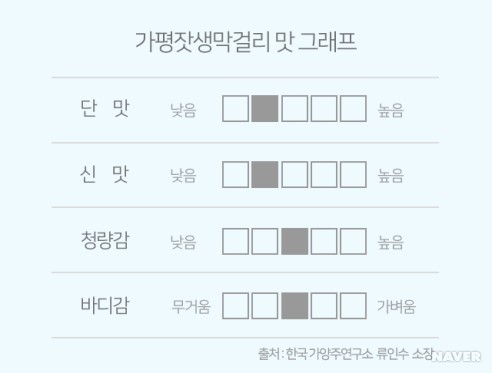
#> input picture data/Naver/img/img_가평잣막걸리그래프이미지datafontimag.png, 492 x 373 px, given in place of img_희양산막걸리15그래프이미지1datafonti.png, which was not available; the run also reads 1 picture not shown here
$ jupyter execute --allow-errors Naver_Wiki_crawler.ipynb   (shell and % lines are left out)   (text cells are left out)
#> lines starting #> are read from the running program, lines starting #| are printed output that depends on the picture; after the words box and inside, x2 and y2 are one past the last pixel; in counts of white or black regions, pixels touching at a corner belong together; pictures that were not available may be replaced by others from this repository, and a replacement may not be noted
[cell 1]
import requests
from bs4 import BeautifulSoup
import re
import urllib
import os
import time
import pandas as pd
import numpy as np

[cell 2]
url = f'https://terms.naver.com/list.naver?cid=42726&categoryId=58635&so=date.dsc&viewType=&categoryType=&page={1}'
#> (the rest of this cell did not finish here and is left out)

[cell 3]
list_docID=[]
list_info=[]
#Image List
#> (the rest of this cell did not finish here and is left out)

[cell 4]
for docID in (list_docID):
    url = f'https://terms.naver.com/entry.naver?docId={docID}&cid=42726&categoryId=58635'
    resp = requests.get(url)
    html = BeautifulSoup(resp.text,'html.parser')
    #차단 막는 코드. 랜덤으로 시간차 준다.
    seed = np.random.randint(100)
    np.random.seed(seed)
    a = np.random.randint(5)
    time.sleep(a)
        # 이미지 url 따온 뒤 저장.
    for item in (html.select('img')):
        item2 = str(item)    # 이미지 태그에 class명 없으므로, alt = '제품명_그래프이미지(맛그래프)' 인 것 골라내기 위해 우선 문자열로 전환

        if ('그래프이미지' in item2):
            name = re.sub('[^A-Za-z0-9가-힣]', '', item2)[6:30]    # 저장 파일명에 alt의 제품명을 살리기 위해 특문 제거 후 제품명 시작부분부터 30글자만
            urllib.request.urlretrieve(item.attrs['src'], f'img_{name}.png')
        elif ('맛그래프' in item2):
            name = re.sub('[^A-Za-z0-9가-힣]', '', item2)[6:30]
            urllib.request.urlretrieve(item.attrs['src'], f'img_{name}.png')    # ulrretrieve(저장할이미지url, 경로(이름))

        else:
            pass

[cell 5]
os.environ['GOOGLE_APPLICATION_CREDENTIALS'] = '/workspace/CODE/DataEng/FeelFlask/data/Naver/dataeng-hw2-822c694aeed1.json'

[cell 6]
import glob
output = glob.glob('img/img_*.png')

[cell 7]
import io
import os
from tqdm import tqdm
from google.cloud import vision

[cell 8]
liq_list = []

for i in tqdm(output): #File iter
    path = f'{i}'

    client = vision.ImageAnnotatorClient()

    # Loads the image into memory
    with io.open(path, 'rb') as image_file:
        content = image_file.read()
        image = vision.Image(content=content)
        # Performs text detection on the image file
        response = client.text_detection(image=image)
        texts = response.text_annotations
    liq = []
    for text in texts:
        content = text.description
        content = content.split('\n')[0]
        liq.append(content)
    liq_list.append(liq)
print(liq_list)

[cell 9]
import pandas as pd
df = pd.DataFrame(liq_list)

df.to_csv('name_feature.csv')

[cell 10]
df.loc[0]

[cell 11]
# 이미지 전처리 -> 이미지 흑백 전환 -> 사각형 경계 명확히
# 사각형 위치, 크기 식별
# 객체 인식
# 사각형 정량화
# 데이터 추출
import cv2
import numpy as np
from matplotlib import pyplot as plt

# Load the image from file system
image_path = 'img/img_희양산막걸리15그래프이미지1datafonti.png'
image = cv2.imread(image_path)
#> image is the input picture: shape (373, 492, 3); mean B, G, R 248.3, 244.5, 234.1

# Convert to grayscale
gray_image = cv2.cvtColor(image, cv2.COLOR_BGR2GRAY)

# Binarize the image - we are looking for gray squares which should be lighter than the background but darker than white
_, binary_image = cv2.threshold(gray_image, 128, 255, cv2.THRESH_BINARY_INV)
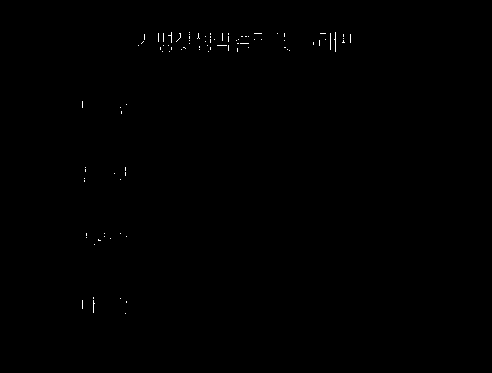
#> binary_image: shape (373, 492); 0.17% white in thin lines or dots, all inside (x1, y1, x2, y2) = (82, 32, 351, 314)

# Find contours
contours, _ = cv2.findContours(binary_image, cv2.RETR_EXTERNAL, cv2.CHAIN_APPROX_SIMPLE)
#> contours = 92 contours, all with area under 20

# Filter out small contours that are not our squares
squares = [cnt for cnt in contours if cv2.contourArea(cnt) > 200]
#> squares = []

# Create an empty list to store the center points of the squares
square_centers = []

# Find the center point of each square and store it in the list
for sq in squares:
    M = cv2.moments(sq)
    if M['m00'] != 0:
        cX = int(M['m10'] / M['m00'])
        cY = int(M['m01'] / M['m00'])
        square_centers.append((cX, cY))
#> this loop made 0 passes
#> after the loop, square_centers = []

# Show the binarized image and the center points of the squares
plt.imshow(binary_image, cmap='gray')
for center in square_centers:
    plt.scatter(center[0], center[1], c='red', s=10)
plt.show()

# Return the number of squares which will help us understand the counts for each parameter
len(squares)
#> Out = 0

[cell 12]
import numpy as np

# Convert image to grayscale
image_path = 'img/img_희양산막걸리15그래프이미지1datafonti.png'
#> (the rest of this cell did not finish here and is left out)

[cell 13]
import cv2
import numpy as np

# Load the image
image_path = 'img/img_희양산막걸리15그래프이미지1datafonti.png'
image = cv2.imread(image_path)

# Check if image is loaded
if image is None:
    raise Exception("Image not found or path is incorrect")

# Convert the image to grayscale
gray_image = cv2.cvtColor(image, cv2.COLOR_BGR2GRAY)

# We will apply a range of thresholds to find gray, assuming gray is neither too close to black nor to white
# We'll need to adjust these values based on the actual image
lower_gray = np.array([100])  # Lower bound of gray color
upper_gray = np.array([200])  # Upper bound of gray color

# Create a mask to only select the parts of the image within the gray range
gray_mask = cv2.inRange(gray_image, lower_gray, upper_gray)
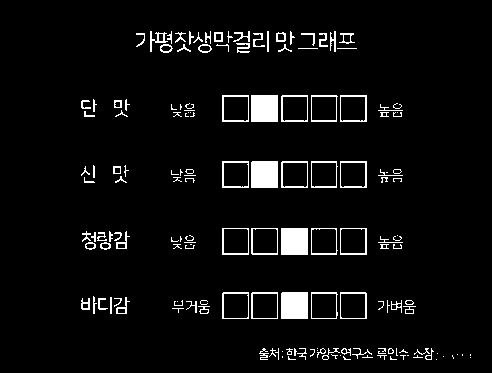
#> gray_mask: shape (373, 492); 4.9% white; 160 white regions (62 under 20 px)

# Find contours on the mask
contours, _ = cv2.findContours(gray_mask, cv2.RETR_EXTERNAL, cv2.CHAIN_APPROX_SIMPLE)
#> contours = 160 contours, 104 with area under 20; largest, box (x1, y1, x2, y2) and area: (340, 228, 367, 255) 676, (281, 228, 308, 255) 676, (222, 228, 249, 255) 676, (340, 161, 367, 188) 676, (222, 161, 249, 188) 676

# Draw bounding boxes around the detected gray boxes in the original image
for cnt in contours:
    x, y, w, h = cv2.boundingRect(cnt)
    cv2.rectangle(image, (x, y), (x + w, y + h), (0, 255, 0), 2)
#> this loop made 160 passes
#> (x, y, w, h) on passes 1 to 3: (436, 359, 1, 1), (470, 357, 1, 1), (443, 356, 1, 1)
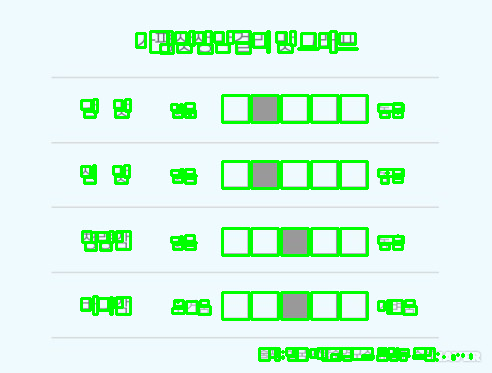
#> image: shape (373, 492, 3); 9.11% of pixels changed, all inside (x1, y1, x2, y2) = (80, 30, 473, 362)

# Save the result
output_path = 'detected_gray_boxes.png'
cv2.imwrite(output_path, image)

# Output the path to the processed image and the count of detected gray boxes
# output_path,
len(contours)
#> Out = 160

[cell 14]
area = []
for contour in contours:
    area.append(cv2.contourArea(contour))
#> this loop made 160 passes
#> contour on passes 1 to 3: [[436, 359]], [[470, 357]], [[443, 356]]
#> after the loop, area = 160 values, max 676 at index 82, min 0 at index 0, mean 96.72
area.sort()

[cell 15]
from matplotlib import pyplot as plt
# Function to filter contours based on size
def filter_contours_by_size(contours, size_threshold):
    filtered_contours = []
    for contour in contours:
        area = cv2.contourArea(contour)
        if area > size_threshold[0] and area < size_threshold[1]:
            filtered_contours.append(contour)
    return filtered_contours

size_threshold = (600, 1200)  # Placeholder values, to be refined


# image_path = 'img/img_희양산막걸리15그래프이미지1datafonti.png'
image_path = '/workspace/CODE/DataEng/FeelFlask/data/Naver/img/img_한산소곡주생주맛그래프datafontimage.png'


image = cv2.imread(image_path)
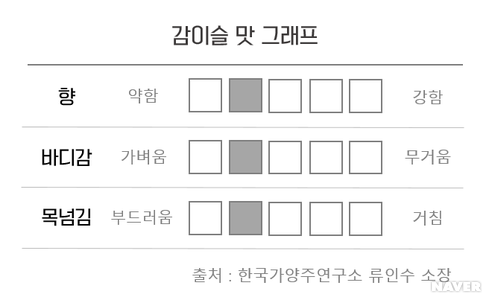
#> input picture data/Naver/img/img_감이슬맛그래프datafontimagefals.png, 492 x 303 px, given in place of img_한산소곡주생주맛그래프datafontimage.png, which was not available
#> image is the input picture: shape (303, 492, 3); mean B, G, R 245.7, 245.7, 245.7
# Convert the image to grayscale
gray_image = cv2.cvtColor(image, cv2.COLOR_BGR2GRAY)
#> gray_image: shape (303, 492)

# We will apply a range of thresholds to find gray, assuming gray is neither too close to black nor to white
# We'll need to adjust these values based on the actual image
lower_gray = np.array([100])  # Lower bound of gray color
upper_gray = np.array([200])  # Upper bound of gray color

# Create a mask to only select the parts of the image within the gray range
gray_mask = cv2.inRange(gray_image, lower_gray, upper_gray)
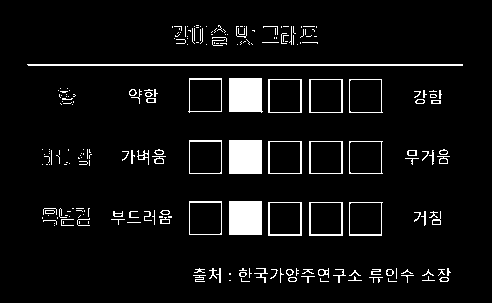
#> gray_mask: shape (303, 492); 6.1% white; 228 white regions (153 under 20 px)

# Find contours on the mask
contours, _ = cv2.findContours(gray_mask, cv2.RETR_EXTERNAL, cv2.CHAIN_APPROX_SIMPLE)
#> contours = 228 contours, 190 with area under 20; largest, box (x1, y1, x2, y2) and area: (309, 202, 343, 236) 1089, (268, 202, 302, 236) 1089, (309, 79, 343, 113) 1089, (268, 79, 302, 113) 1089, (229, 78, 263, 113) 1058
# Draw bounding boxes around the detected gray boxes in the original image
for cnt in contours:
    x, y, w, h = cv2.boundingRect(cnt)
    cv2.rectangle(image, (x, y), (x + w, y + h), (0, 255, 0), 2)
#> this loop made 228 passes
#> (x, y, w, h) on passes 2 to 4: (388, 278, 9, 4), (320, 278, 9, 4), (241, 278, 9, 4)
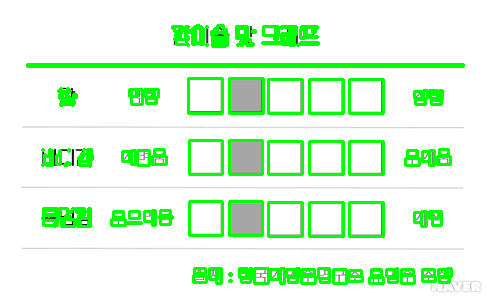
#> image: shape (303, 492, 3); 12.08% of pixels changed, all inside (x1, y1, x2, y2) = (26, 24, 465, 285)

# Save the result
output_path = 'detected_gray_boxes.png'
cv2.imwrite(output_path, image)


# Filter the contours by the size threshold
filtered_contours = filter_contours_by_size(contours, size_threshold)
#> the loop in filter_contours_by_size, `for contour in contours:` made 228 passes
#> area on passes 5, 7, 14: 31.5, 30, 24.5
#> after the loop in filter_contours_by_size, `for contour in contours:`: filtered_contours = 15 contours; largest, box (x1, y1, x2, y2) and area: (309, 202, 343, 236) 1089, (268, 202, 302, 236) 1089, (309, 79, 343, 113) 1089, (268, 79, 302, 113) 1089, (229, 78, 263, 113) 1058

Origin_image = cv2.imread(image_path)
# Draw bounding rectangles for the filtered contours
for cnt in filtered_contours:
    x, y, w, h = cv2.boundingRect(cnt)
    cv2.rectangle(Origin_image, (x, y), (x + w, y + h), (0, 255, 0), 3)
#> this loop made 15 passes
#> (cnt, x, y, w, h) on passes 2, 3, 4, 5, 7, 8, 9, 10, 12, 13: ([[309, 202], [309, 235], [342, 235], [342, 202]], 309, 202, 34, 34), ([[268, 202], [268, 235], [301, 235], [301, 202]], 268, 202, 34, 34), ([[229, 201], [229, 234], [261, 234], [261, 201]], 229, 201, 33, 34), ([[189, 201], [189, 234], [221, 234], [221, 201]], 189, 201, 33, 34), ([[309, 141], [309, 173], [342, 173], [342, 141]], 309, 141, 34, 33), ([[268, 141], [268, 173], [301, 173], [301, 141]], 268, 141, 34, 33), ([[229, 140], [229, 173], [261, 173], [261, 140]], 229, 140, 33, 34), ([[189, 140], [189, 173], [221, 173], [221, 140]], 189, 140, 33, 34), ([[309, 79], [309, 112], [342, 112], [342, 79]], 309, 79, 34, 34), ([[268, 79], [268, 112], [301, 112], [301, 79]], 268, 79, 34, 34)
#> (x, y, w, h) on passes 1, 6, 11, 14, 15: (349, 202, 34, 34), (349, 141, 34, 33), (349, 79, 34, 34), (229, 78, 34, 35), (188, 78, 34, 35)
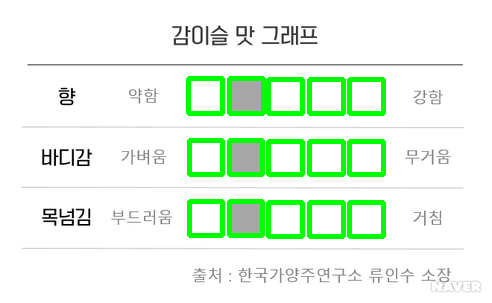
#> Origin_image: shape (303, 492, 3); 6.69% of pixels changed, all inside (x1, y1, x2, y2) = (186, 76, 386, 239)


# Save the result after filtering
filtered_output_path = 'filtered_detected_gray_boxes.png'
cv2.imwrite(filtered_output_path, Origin_image)

# Output the path to the processed image and the count of filtered gray boxes
filtered_output_path, len(filtered_contours)


Rect_list = []
for cnt in filtered_contours:
    x, y, w, h = cv2.boundingRect(cnt)# 좌상단 시작점 (x,y)와 w, h 를 표기하고 있음
    Rect_list.append(dict(x=x, y=y, w=w, h=h))
#> after the loop, Rect_list = 15 items
# y로 정렬
Rect_list.sort(key=lambda rect: rect['y'])

# 결과 리스트
sorted_groups = []

# 5개씩 묶어 각 그룹을 x로 정렬
for i in range(0, len(Rect_list), 5):
    group = Rect_list[i:i+5]  # 5개씩 슬라이싱
    group.sort(key=lambda rect: rect['x'])  # x로 정렬
    sorted_groups.append(group)  # 정렬된 그룹을 결과 리스트에 추가
#> this loop made 3 passes
#> i on passes 2 to 3: 5, 10
#> after the loop, sorted_groups = 3 items

# 완성된 Group별 Rect
# 마스크 생성
score_list =[]
for group_Rect in sorted_groups:
    list_sumpix = []
    for rect in group_Rect:
        x, y, w, h = rect['x'], rect['y'], rect['w'], rect['h']
        mask = np.zeros_like(gray_image)
        cv2.rectangle(mask, (x, y), (x + w, y + h), 255, -1)
        masked_pixels = cv2.bitwise_and(gray_image, gray_image, mask=mask)
        sum_pixels = np.sum(masked_pixels)
        # print(sum_pixels)
        list_sumpix.append(sum_pixels)
    score = np.argmin(list_sumpix)+1
    score_list.append(score)
    print(score)
#> this loop made 3 passes
#| 2
#| 2
#| 2
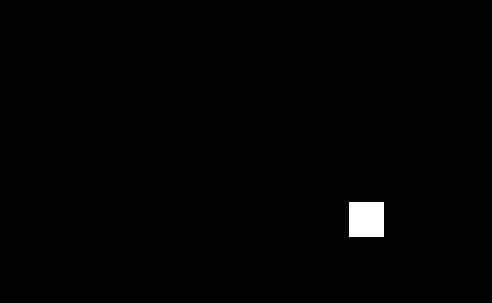
#> mask: shape (303, 492); 0.82% white; 1 white region, box (x1, y1, x2, y2) and area: (349, 202, 384, 237) 1225
#> after the loop, score_list = [2, 2, 2]

[cell 16]
from matplotlib import pyplot as plt

Rect_list = []
for cnt in filtered_contours:
    x, y, w, h = cv2.boundingRect(cnt)# 좌상단 시작점 (x,y)와 w, h 를 표기하고 있음
    Rect_list.append(dict(x=x, y=y, w=w, h=h))
#> this loop made 15 passes
#> cnt on passes 4, 5, 7, 8, 9, 10, 12, 13: [[229, 201], [229, 234], [261, 234], [261, 201]], [[189, 201], [189, 234], [221, 234], [221, 201]], [[309, 141], [309, 173], [342, 173], [342, 141]], [[268, 141], [268, 173], [301, 173], [301, 141]], [[229, 140], [229, 173], [261, 173], [261, 140]], [[189, 140], [189, 173], [221, 173], [221, 140]], [[309, 79], [309, 112], [342, 112], [342, 79]], [[268, 79], [268, 112], [301, 112], [301, 79]]
#> (cnt, x) on passes 2 to 3: ([[309, 202], [309, 235], [342, 235], [342, 202]], 309), ([[268, 202], [268, 235], [301, 235], [301, 202]], 268)
# y로 정렬
Rect_list.sort(key=lambda rect: rect['y'])

# 결과 리스트
sorted_groups = []

# 5개씩 묶어 각 그룹을 x로 정렬
for i in range(0, len(Rect_list), 5):
    group = Rect_list[i:i+5]  # 5개씩 슬라이싱
    group.sort(key=lambda rect: rect['x'])  # x로 정렬
    sorted_groups.append(group)  # 정렬된 그룹을 결과 리스트에 추가

# 완성된 Group별 Rect
# 마스크 생성
for group_Rect in sorted_groups:
    list_sumpix = []
    for rect in group_Rect:
        x, y, w, h = rect['x'], rect['y'], rect['w'], rect['h']
        mask = np.zeros_like(gray_image)
        cv2.rectangle(mask, (x, y), (x + w, y + h), 255, -1)
        masked_pixels = cv2.bitwise_and(gray_image, gray_image, mask=mask)
        sum_pixels = np.sum(masked_pixels)
        # print(sum_pixels)
        list_sumpix.append(sum_pixels)
    score = np.argmin(list_sumpix)+1
    score_list.append(score)
    print(score)

[cell 17]
# y가 작을수록, x가 작을수록 좌 상단에 위치한다.
Origin_image = cv2.imread(image_path)
i=1
j=3
group_Rect = sorted_groups[i]
x=group_Rect[j]['x']
y=group_Rect[j]['y']
w=group_Rect[j]['w']
h=group_Rect[j]['h']
cv2.rectangle(Origin_image, (x, y), (x + w, y + h), (0, 255, 0), 3)
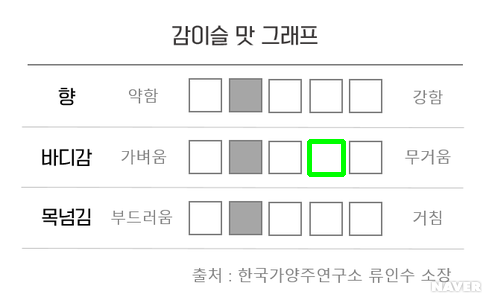
#> Origin_image: shape (303, 492, 3); 0.44% of pixels changed, all inside (x1, y1, x2, y2) = (307, 139, 346, 177)

plt.imshow(cv2.cvtColor(Origin_image, cv2.COLOR_BGR2RGB))

[cell 18]
gray = cv2.cvtColor(image, cv2.COLOR_BGR2GRAY)
score_list = []
if len(filtered_contours)%5 == 0:
    # 5개씩 묶어서 점수를 낸다.
    # 0,1,2,3,4/5,6,7,8,9/10,11,12,13,14
    iter_num = int(len(filtered_contours)/5)
    for iter_idx in range(iter_num):
        #0,1,2
        #contour별 평균 색상 값
        list_sumpix = []
        for i in range(5):
            filtered_contours[iter_idx*5+i]
            mask = np.zeros_like(gray)
            cv2.drawContours(mask, [filtered_contours[i]], -1, 255, -1)  # 마스크 내부를 흰색(255)으로 채움
            masked_pixels = cv2.bitwise_and(gray, gray, mask=mask)
            sum_pixels = np.sum(masked_pixels)
            list_sumpix.append(sum_pixels)
        score = np.argmin(list_sumpix)+1
        score_list.append(score)
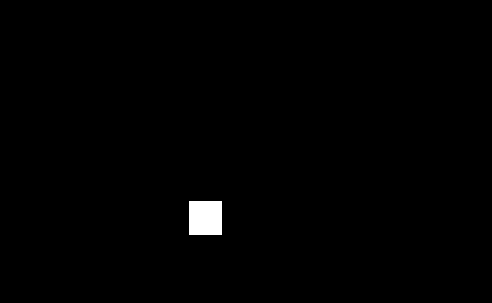
#> mask: shape (303, 492); 0.75% white; 1 white region, box (x1, y1, x2, y2) and area: (189, 201, 222, 235) 1122

[cell 19]
score_list
#> Out = [4, 4, 4]

#> (a cell that did not finish here is left out)

[cell 21]
import numpy as np
# Assuming you have a list or array called 'data'
data = [5, 3, 8, 2, 7]

# Find the index of the minimum value
min_index = np.argmin(data)

print("The location of the minimum value is:", min_index)

#> (a cell that did not finish here is left out)

[cell 23]
iter_num = int(len(filtered_contours)/5)
for iter_idx in range(iter_num):
    print(iter_idx)

[cell 24]
# 필요패키지 import
import time
import json
import urllib
import numpy as np
import pandas as pd
import csv
from collections import Counter
name_list = []
f = open('name_feature.csv', 'r', encoding= 'utf-8')
reader = csv.reader(f)
for row in reader:
    name_list.append(row)
f.close()
# header가 함께 불러와졌기 때문에 삭제
del name_list[0]
# 중복값 제거 : dict.fromkeys를 이용해 순서를 지키며 중복값을 없애줌!
name_list = list(map(lambda x: list(dict.fromkeys(x)), name_list))
# 리스트 내 value count를 위해 1차원 리스트로 변환
name_list1 = sum(name_list, [])
# list 내 value count -> counter 사용
result = Counter(name_list1)

[cell 25]
result
#> Out = {'0': 1, '1': 1, '2': 1, '3': 1}

[cell 26]
print(result)
#| Counter({'0': 1, '1': 1, '2': 1, '3': 1})
# value count를 바탕으로 feature 추출 (수작업...)
feature_list = ['바디감','신맛','단맛','청량감','목넘김','맛','향기','향']
new_name_list = []

for i in range(len(name_list)) :
    new_name_list.append(list(filter(lambda x : x in feature_list, name_list[i])))
#> this loop made 4 passes
new_name_list
#> Out = [[], [], [], []]

[cell 27]
# df로 변환!
df_name = pd.DataFrame(new_name_list)
df_name
#> Out = table of 4 rows and 0 columns
